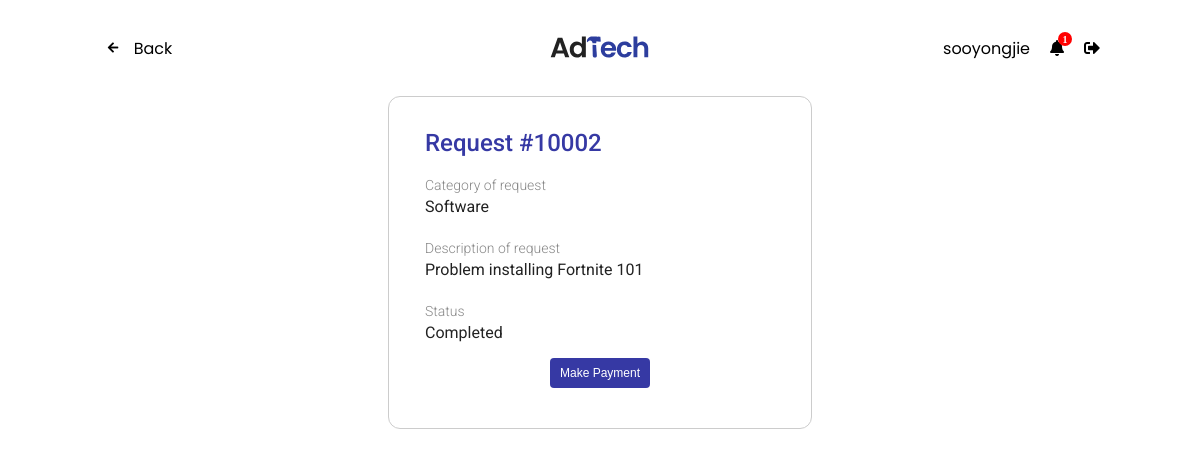
Page /client/completed-request.php (signed in) on the committed database.
### tables this page shows
CREATE TABLE `request` (
  `reqID` int(100) NOT NULL,
  `uid` int(100) DEFAULT NULL,
  `empID` int(100) DEFAULT NULL,
  `category` varchar(100) NOT NULL,
  `status` varchar(100) NOT NULL,
  `description` varchar(100) NOT NULL,
  `dateOfCreation` datetime NOT NULL DEFAULT CURRENT_TIMESTAMP,
  `dateOfCompletion` datetime(6) DEFAULT NULL,
  `billID` int(100) DEFAULT NULL,
  `feedbackStatus` tinyint(1) DEFAULT NULL
);

### client/completed-request.php (the view, shortened to what this page needs)
<!DOCTYPE html>
<html lang="en">
<head>
    <link rel="stylesheet" type="text/css" href="../css/fontawesome/all.css">
    <link rel="stylesheet" type="text/css" href="../css/style.css" />
    <link rel="stylesheet" type="text/css" href="../css/client/client.css" />
    <link rel="stylesheet" type="text/css" href="../css/client/client-requests.css" />
</head>
<body>
    <?php include_once("nav-back-button.php") ?>
    <div class="container">
    <?php
            include("../db_connect.php");
            $query = "SELECT * FROM request WHERE `uid` = '".$_SESSION['cID']."' AND `status` = 'Completed'";
            $result = $db->query($query);
            if ($result->num_rows > 0) {
                while($row = $result->fetch_assoc()) {
    ?>
        <div class="request">
            <h2>Request <?php echo " #" . $row['reqID'] ?></h2>
            <label for="">Category of request</label>
            <p><?php echo $row['category'] ?></p>
            <label for="">Description of request</label>
            <p><?php echo $row['description'] ?></p>
            <label for="">Status</label>
            <p><?php echo $row['status'] ?></p>
            <?php
            if ($row['status'] == 'Completed'){
                ?>
                <form action="payment.php" method="POST">
                    <button type="submit">Make Payment</button>
                </form>
            <?php
            }
            ?>
        </div>
        <?php  }
        }else{
            ?>
            <p>No history on service request.</p>
        <?php
    }
    ?>
    </div>
</body>
</html>

### css/style.css (style rules this page uses)
html { scroll-behavior: smooth; cursor: default; }
body, h1, h2, h3, h4, h5, h6, p { padding: 0; margin: 0; }
body { font-family: "Roboto", sans-serif; }
button { border: none; }

### css/client/client.css (style rules this page uses)
body { overflow-y: scroll; }

### css/client/client-requests.css (style rules this page uses)
.container { padding-bottom: 120px; display: flex; flex-direction: column; justify-content: center; align-items: center; row-gap: 32px; }
.container div { min-height: auto; width: 350px; padding: 32px 36px 40px 36px; display: flex; flex-direction: column; border: 1px solid #ccc; border-radius: 12px; }
.container div h2 { font-weight: 500; color: #3639a4; }
.container div label { margin-top: 20px; color: #888; font-size: 14px; font-weight: 300; }
.container div p { padding: 4px 0 4px 0; color: #222; font-size: 16px; }
.container div form { display: flex; justify-content: center; }
.container div form button { width: fit-content; margin-top: 12px; padding: 8px 10px 8px 10px; border-radius: 4px; color: white; background: #3639a4; font-size: 12px; }

### rows in the picture
request: reqID "10002", category "Software", description "Problem installing Fortnite 101", status "Completed"

### other values in the picture
$user "sooyongjie"
